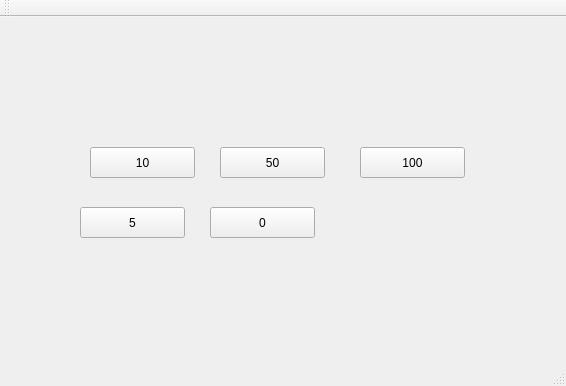
<?xml version="1.0" encoding="UTF-8"?>
<ui version="4.0">
 <class>MainWindow</class>
 <widget class="QMainWindow" name="MainWindow">
  <property name="geometry">
   <rect>
    <x>0</x>
    <y>0</y>
    <width>566</width>
    <height>386</height>
   </rect>
  </property>
  <property name="windowTitle">
   <string>MainWindow</string>
  </property>
  <widget class="QWidget" name="centralWidget">
   <widget class="QPushButton" name="pushButton">
    <property name="geometry">
     <rect>
      <x>90</x>
      <y>130</y>
      <width>105</width>
      <height>31</height>
     </rect>
    </property>
    <property name="text">
     <string>10</string>
    </property>
   </widget>
   <widget class="QPushButton" name="pushButton_2">
    <property name="geometry">
     <rect>
      <x>220</x>
      <y>130</y>
      <width>105</width>
      <height>31</height>
     </rect>
    </property>
    <property name="text">
     <string>50</string>
    </property>
   </widget>
   <widget class="QPushButton" name="pushButton_3">
    <property name="geometry">
     <rect>
      <x>360</x>
      <y>130</y>
      <width>105</width>
      <height>31</height>
     </rect>
    </property>
    <property name="text">
     <string>100</string>
    </property>
   </widget>
   <widget class="QPushButton" name="pushButton_4">
    <property name="geometry">
     <rect>
      <x>80</x>
      <y>190</y>
      <width>105</width>
      <height>31</height>
     </rect>
    </property>
    <property name="text">
     <string>5</string>
    </property>
   </widget>
   <widget class="QPushButton" name="pushButton_5">
    <property name="geometry">
     <rect>
      <x>210</x>
      <y>190</y>
      <width>105</width>
      <height>31</height>
     </rect>
    </property>
    <property name="text">
     <string>0</string>
    </property>
   </widget>
  </widget>
  <widget class="QMenuBar" name="menuBar">
   <property name="geometry">
    <rect>
     <x>0</x>
     <y>0</y>
     <width>566</width>
     <height>29</height>
    </rect>
   </property>
  </widget>
  <widget class="QToolBar" name="mainToolBar">
   <attribute name="toolBarArea">
    <enum>TopToolBarArea</enum>
   </attribute>
   <attribute name="toolBarBreak">
    <bool>false</bool>
   </attribute>
  </widget>
  <widget class="QStatusBar" name="statusBar"/>
 </widget>
 <layoutdefault spacing="6" margin="11"/>
 <resources/>
 <connections/>
</ui>
